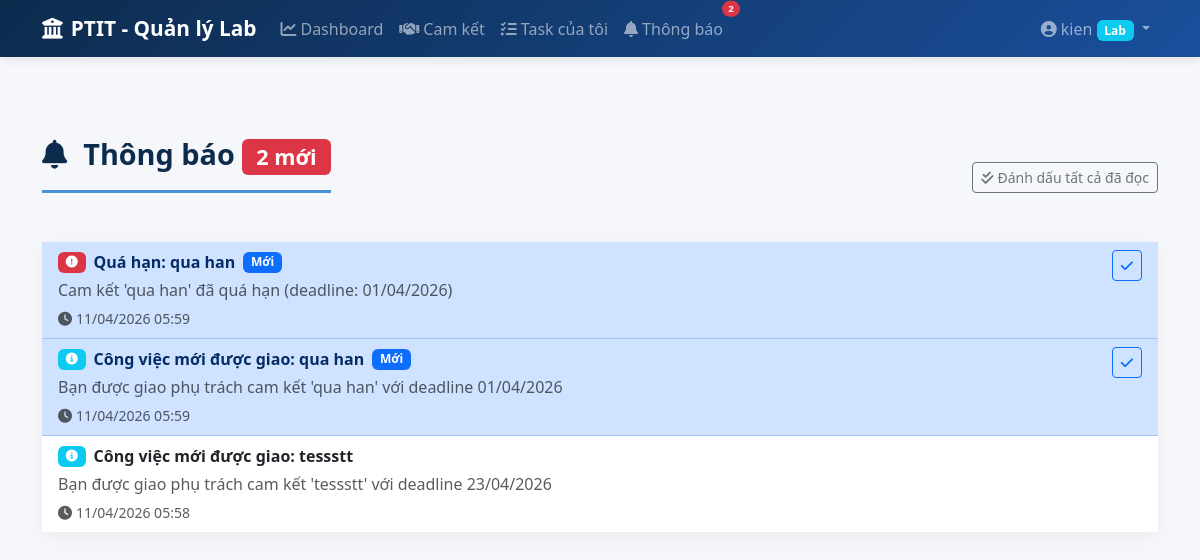
The app's page /notifications (signed in) with its own data.
### models.py (models this page shows, shortened)
class User(UserMixin, db.Model):
    __tablename__ = 'users'
    id = db.Column(db.Integer, primary_key=True)
    username = db.Column(db.String(50), unique=True, nullable=False)
    password_hash = db.Column(db.String(200), nullable=False)
    role = db.Column(db.String(20), nullable=False)  # 'admin' or 'lab'
    lab_id = db.Column(db.Integer, db.ForeignKey('labs.id', ondelete='SET NULL'), nullable=True)
    def is_admin(self):
        return self.role == 'admin'

class Notification(db.Model):
    __tablename__ = 'notifications'
    id = db.Column(db.Integer, primary_key=True)
    user_id = db.Column(db.Integer, db.ForeignKey('users.id'), nullable=False)
    title = db.Column(db.String(200), nullable=False)
    message = db.Column(db.Text, nullable=False)
    type = db.Column(db.String(20), default='info')  # info, warning, success, danger
    is_read = db.Column(db.Boolean, default=False)
    link = db.Column(db.String(200))
    created_at = db.Column(db.DateTime, default=datetime.utcnow)
    user = db.relationship('User', backref='notifications')

### app.py (the view)
@app.route('/notifications')
@login_required
def notifications():
    notifications_list = Notification.query.filter_by(user_id=current_user.id).order_by(Notification.created_at.desc()).all()
    unread_count = Notification.query.filter_by(user_id=current_user.id, is_read=False).count()
    return render_template('notifications/list.html', notifications=notifications_list, unread_count=unread_count)

### app.py (called while the page is built)
@login_manager.user_loader
def load_user(user_id):
    return User.query.get(int(user_id))

def get_csrf_token():
    return generate_csrf_token()

@app.before_request
def csrf_protect():
    if request.method in ('POST', 'PUT', 'DELETE'):
        if request.endpoint == 'login':
            return
        token = request.form.get('_csrf_token') or request.headers.get('X-CSRF-Token')
        if not validate_csrf_token(token):
            flash('Yêu cầu không hợp lệ (CSRF token không đúng). Vui lòng thử lại.', 'danger')
            return redirect(request.referrer or url_for('dashboard'))

### csrf_utils.py (called while the page is built)
def generate_csrf_token():
    from flask import session
    if '_csrf_token' not in session:
        session['_csrf_token'] = secrets.token_hex(32)
    return session['_csrf_token']

### templates/notifications/list.html (shortened to what this page needs)
{% extends "base.html" %}
{% block content %}
<div class="d-flex justify-content-between align-items-center mb-4">
    <h1 class="page-title">
        <i class="fas fa-bell me-3"></i>Thông báo
        {% if unread_count > 0 %}
        <span class="badge bg-danger">{{ unread_count }} mới</span>
        {% endif %}
    </h1>
    {% if unread_count > 0 %}
    <form method="POST" action="{{ url_for('notifications_mark_all_read') }}" class="d-inline">
        <button type="submit" class="btn btn-outline-secondary btn-sm">
            <i class="fas fa-check-double me-1"></i>Đánh dấu tất cả đã đọc
        </button>
    </form>
    {% endif %}
</div>
<div class="card">
    <div class="card-body p-0">
        {% if notifications %}
        <div class="list-group list-group-flush">
            {% for notif in notifications %}
            <div class="list-group-item {% if not notif.is_read %}list-group-item-primary{% endif %}">
                <div class="d-flex justify-content-between align-items-start">
                    <div class="flex-grow-1">
                        <div class="d-flex align-items-center mb-1">
                            {% if notif.type == 'danger' %}
                            <span class="badge bg-danger me-2"><i class="fas fa-exclamation-circle"></i></span>
                            {% elif notif.type == 'warning' %}
                            <span class="badge bg-warning text-dark me-2"><i class="fas fa-exclamation-triangle"></i></span>
                            {% elif notif.type == 'success' %}
                            <span class="badge bg-success me-2"><i class="fas fa-check-circle"></i></span>
                            {% else %}
                            <span class="badge bg-info me-2"><i class="fas fa-info-circle"></i></span>
                            {% endif %}
                            <strong>{{ notif.title }}</strong>
                            {% if not notif.is_read %}
                            <span class="badge bg-primary ms-2">Mới</span>
                            {% endif %}
                        </div>
                        <p class="mb-1 text-muted">{{ notif.message }}</p>
                        <small class="text-muted">
                            <i class="fas fa-clock me-1"></i>{{ notif.created_at.strftime('%d/%m/%Y %H:%M') }}
                        </small>
                    </div>
                    <div>
                        {% if not notif.is_read %}
                        <a href="{{ url_for('notifications_mark_read', notif_id=notif.id) }}"
                           class="btn btn-sm btn-outline-primary">
                            <i class="fas fa-check"></i>
                        </a>
                        {% endif %}
                    </div>
                </div>
            </div>
            {% endfor %}
        </div>
        {% else %}
        <div class="text-center text-muted py-5">
            <i class="fas fa-bell-slash fa-4x mb-3"></i>
            <h4>Không có thông báo nào</h4>
            <p>Bạn sẽ nhận được thông báo khi có cập nhật mới.</p>
        </div>
        {% endif %}
    </div>
</div>
{% endblock %}

### templates/base.html (shortened to what this page needs)
<!DOCTYPE html>
<html lang="vi">
<head>
    <link href="https://cdn.jsdelivr.net/npm/bootstrap@5.3.2/dist/css/bootstrap.min.css" rel="stylesheet">
    <link href="https://cdnjs.cloudflare.com/ajax/libs/font-awesome/6.5.1/css/all.min.css" rel="stylesheet">
    <link href="https://cdn.jsdelivr.net/npm/bootstrap-icons@1.11.2/font/bootstrap-icons.css" rel="stylesheet">
    <link href="{{ url_for('static', filename='css/style.css') }}" rel="stylesheet">
</head>
<body>
    {% if current_user.is_authenticated %}
    <nav class="navbar navbar-expand-lg navbar-dark bg-ptit">
        <div class="container">
            <a class="navbar-brand" href="{{ url_for('dashboard') }}">
                <i class="fas fa-university me-2"></i>PTIT - Quản lý Lab
            </a>
            <div class="collapse navbar-collapse" id="navbarNav">
                <ul class="navbar-nav me-auto">
                    <li class="nav-item">
                        <a class="nav-link" href="{{ url_for('dashboard') }}">
                            <i class="fas fa-chart-line me-1"></i>Dashboard
                        </a>
                    </li>
                    <li class="nav-item">
                        <a class="nav-link" href="{{ url_for('commitments_list') }}">
                            <i class="fas fa-handshake me-1"></i>Cam kết
                        </a>
                    </li>
                    {% if not current_user.is_admin() %}
                    <li class="nav-item">
                        <a class="nav-link" href="{{ url_for('my_tasks') }}">
                            <i class="fas fa-tasks me-1"></i>Task của tôi
                        </a>
                    </li>
                    {% endif %}
                    <li class="nav-item">
                        <a class="nav-link position-relative" href="{{ url_for('notifications') }}">
                            <i class="fas fa-bell me-1"></i>Thông báo
                            <span id="notif-badge" class="position-absolute top-0 start-100 translate-middle badge rounded-pill bg-danger"
                                  style="font-size:0.6em; display:none;">
                            </span>
                        </a>
                    </li>
                </ul>
                <ul class="navbar-nav">
                    <li class="nav-item dropdown">
                        <a class="nav-link dropdown-toggle" href="#" data-bs-toggle="dropdown">
                            <i class="fas fa-user-circle me-1"></i>{{ current_user.username }}
                            {% if current_user.is_admin() %}
                            <span class="badge bg-warning text-dark">Admin</span>
                            {% else %}
                            <span class="badge bg-info">Lab</span>
                            {% endif %}
                        </a>
                    </li>
                </ul>
            </div>
        </div>
    </nav>
    {% endif %}
    <main class="{% if current_user.is_authenticated %}main-content{% endif %}">
        <div class="container">
            {% block content %}{% endblock %}
        </div>
    </main>
</body>
</html>

### static/css/style.css (style rules this page uses)
:root { --ptit-blue: #1a4f9c; --ptit-light-blue: #4a90d9; --ptit-dark: #0d2b4d; }
body { background-color: #f5f7fa; font-family: 'Segoe UI', Tahoma, Geneva, Verdana, sans-serif; min-height: 100vh; }
.main-content { padding-top: 80px; padding-bottom: 40px; }
.navbar.bg-ptit { background: linear-gradient(135deg, var(--ptit-dark) 0%, var(--ptit-blue) 100%); box-shadow: 0 2px 10px rgba(0,0,0,0.1); }
.navbar-brand { font-weight: 700; font-size: 1.3rem; }
.nav-link { font-weight: 500; transition: all 0.3s; }
.page-title { font-size: 1.8rem; font-weight: 700; color: var(--ptit-dark); margin-bottom: 25px; padding-bottom: 15px; border-bottom: 3px solid var(--ptit-light-blue); }
.card { border: none; border-radius: 12px; box-shadow: 0 5px 20px rgba(0,0,0,0.05); }

### records on screen
User: username "kien"
Notification: type "danger" (drawn), title "Quá hạn: qua han", is_read "Mới", message "Cam kết 'qua han' đã quá hạn (deadline: 01/04/2026)", created_at "11/04/2026 05:59"
Notification: type "info" (drawn), title "Công việc mới được giao: qua han", is_read "Mới", message "Bạn được giao phụ trách cam kết 'qua han' với deadline 01/04/2026", created_at "11/04/2026 05:59"
Notification: type "info" (drawn), title "Công việc mới được giao: tessstt", message "Bạn được giao phụ trách cam kết 'tessstt' với deadline 23/04/2026", created_at "11/04/2026 05:58"

### other values on screen
{{ unread_count }} "2"
